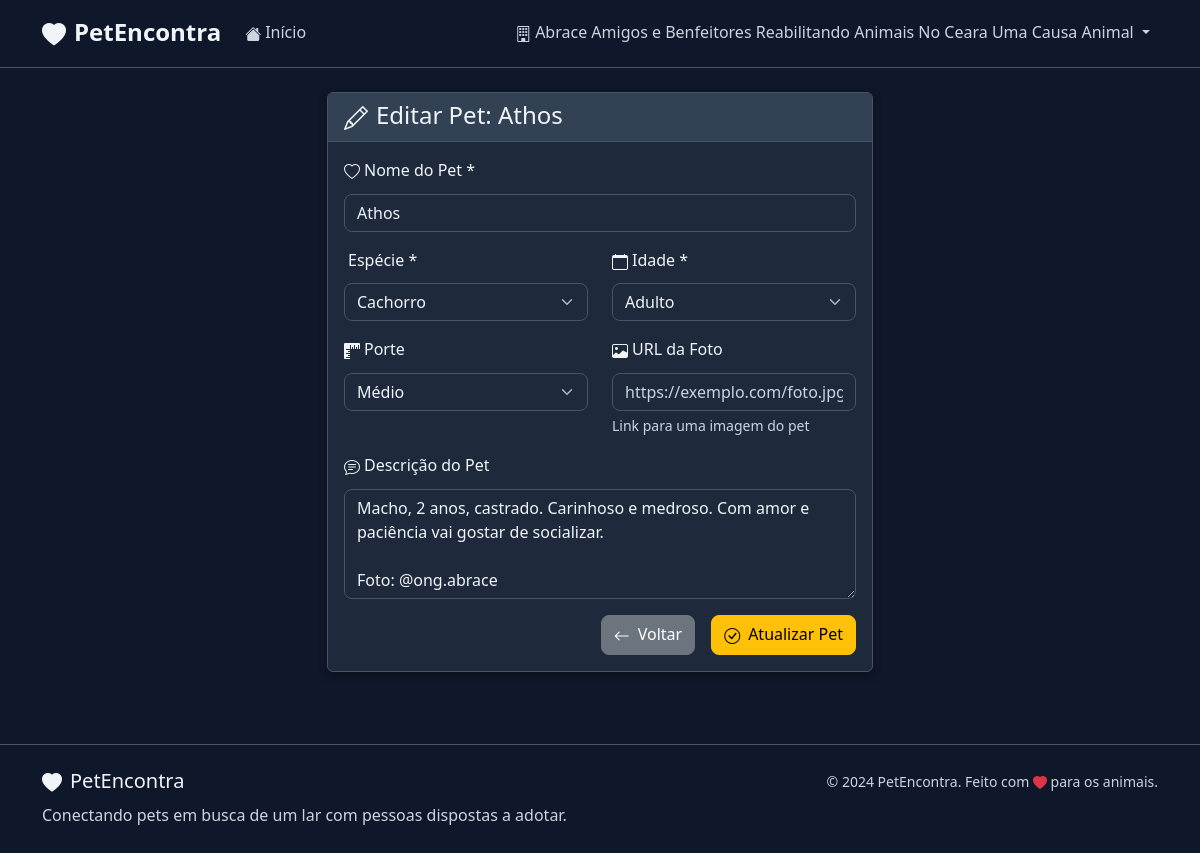
/ong/editar-pet/8 (signed in), run on the app's committed database.
### models.py (models this page shows, shortened)
class Ong(UserMixin, db.Model):
    id = db.Column(db.Integer, primary_key=True)
    tipo_pessoa = db.Column(db.String(2), nullable=False, default='PJ')  # 'PF' ou 'PJ'
    nome = db.Column(db.String(100), nullable=False)
    cnpj = db.Column(db.String(18), unique=True, nullable=True)  # Pode ser CPF ou CNPJ
    cpf = db.Column(db.String(14), unique=True, nullable=True)  # Para pessoa física
    email = db.Column(db.String(120), unique=True, nullable=False)
    senha_hash = db.Column(db.String(128), nullable=False)
    endereco = db.Column(db.String(200))
    cidade = db.Column(db.String(100))
    cep = db.Column(db.String(8))
    telefone = db.Column(db.String(15))
    latitude = db.Column(db.Float)
    longitude = db.Column(db.Float)
    data_cadastro = db.Column(db.DateTime, default=datetime.utcnow)
    pets = db.relationship('Pet', backref='ong', lazy=True, cascade='all, delete-orphan')

class Pet(db.Model):
    ESPECIES = ['Cachorro', 'Gato']
    IDADES = ['Filhote', 'Adulto']
    PORTES = ['Pequeno', 'Médio', 'Grande']
    id = db.Column(db.Integer, primary_key=True)
    nome = db.Column(db.String(100), nullable=False)
    especie = db.Column(db.String(20), nullable=False)
    idade = db.Column(db.String(20), nullable=False)
    porte = db.Column(db.String(20))
    descricao = db.Column(db.Text)
    foto_url = db.Column(db.String(200))
    data_cadastro = db.Column(db.DateTime, default=datetime.utcnow)
    adotado = db.Column(db.Boolean, default=False)
    ong_id = db.Column(db.Integer, db.ForeignKey('ong.id'), nullable=False)
    @staticmethod
    def get_especies():
        return Pet.ESPECIES
    @staticmethod
    def get_idades():
        return Pet.IDADES
    @staticmethod
    def get_portes():
        return Pet.PORTES

### app.py (the view, shortened to what this page needs)
@app.route('/ong/editar-pet/<int:pet_id>', methods=['GET', 'POST'])
@login_required
def editar_pet(pet_id):
    pet = Pet.query.get_or_404(pet_id)
    if pet.ong_id != current_user.id:
        flash('Você não tem permissão para editar este pet!', 'error')
        return redirect(url_for('ong_painel'))
    return render_template('editar_pet.html',
                         pet=pet,
                         especies=Pet.get_especies(),
                         idades=Pet.get_idades(),
                         portes=Pet.get_portes())

### app.py (called while the page is built)
@login_manager.user_loader
def load_user(user_id):
    return Ong.query.get(int(user_id))

### templates/editar_pet.html (shortened to what this page needs)
{% extends "base.html" %}
{% block content %}
<div class="container" style="background-color: var(--bg-primary);">
    <div class="row justify-content-center">
        <div class="col-md-8 col-lg-6">
            <div class="card shadow">
                <div class="card-header">
                    <h4 class="mb-0">
                        <i class="bi bi-pencil me-2"></i>Editar Pet: {{ pet.nome }}
                    </h4>
                </div>
                <div class="card-body">
                    <form method="POST">
                        <div class="row">
                            <div class="col-12 mb-3">
                                <label for="nome" class="form-label">
                                    <i class="bi bi-heart me-1"></i>Nome do Pet *
                                </label>
                                <input type="text" class="form-control" id="nome" name="nome"
                                       value="{{ pet.nome }}" required>
                            </div>
                            <div class="col-md-6 mb-3">
                                <label for="especie" class="form-label">
                                    <i class="bi bi-{{ 'dog' if pet.especie == 'Cachorro' else 'cat' }} me-1"></i>Espécie *
                                </label>
                                <select class="form-select" id="especie" name="especie" required>
                                    {% for especie in especies %}
                                        <option value="{{ especie }}" {% if pet.especie == especie %}selected{% endif %}>
                                            {{ especie }}
                                        </option>
                                    {% endfor %}
                                </select>
                            </div>
                            <div class="col-md-6 mb-3">
                                <label for="idade" class="form-label">
                                    <i class="bi bi-calendar me-1"></i>Idade *
                                </label>
                                <select class="form-select" id="idade" name="idade" required>
                                    {% for idade in idades %}
                                        <option value="{{ idade }}" {% if pet.idade == idade %}selected{% endif %}>
                                            {{ idade }}
                                        </option>
                                    {% endfor %}
                                </select>
                            </div>
                            <div class="col-md-6 mb-3">
                                <label for="porte" class="form-label">
                                    <i class="bi bi-rulers me-1"></i>Porte
                                </label>
                                <select class="form-select" id="porte" name="porte">
                                    {% for porte in portes %}
                                        <option value="{{ porte }}" {% if pet.porte == porte %}selected{% endif %}>
                                            {{ porte }}
                                        </option>
                                    {% endfor %}
                                </select>
                            </div>
                            <div class="col-md-6 mb-3">
                                <label for="foto_url" class="form-label">
                                    <i class="bi bi-image me-1"></i>URL da Foto
                                </label>
                                <input type="url" class="form-control" id="foto_url" name="foto_url"
                                       value="{{ pet.foto_url or '' }}"
                                       placeholder="https://exemplo.com/foto.jpg">
                                <div class="form-text">Link para uma imagem do pet</div>
                            </div>
                            <div class="col-12 mb-3">
                                <label for="descricao" class="form-label">
                                    <i class="bi bi-chat-text me-1"></i>Descrição do Pet
                                </label>
                                <textarea class="form-control" id="descricao" name="descricao" rows="4"
                                          placeholder="Conte um pouco sobre o pet: personalidade, comportamento, cuidados especiais...">{{ pet.descricao or '' }}</textarea>
                            </div>
                        </div>
                        <div class="d-grid gap-2 d-md-flex justify-content-md-end">
                            <a href="{{ url_for('ong_painel') }}" class="btn btn-secondary me-md-2">
                                <i class="bi bi-arrow-left me-2"></i>Voltar
                            </a>
                            <button type="submit" class="btn btn-warning">
                                <i class="bi bi-check-circle me-2"></i>Atualizar Pet
                            </button>
                        </div>
                    </form>
                </div>
            </div>
        </div>
    </div>
</div>
{% endblock %}

### templates/base.html (shortened to what this page needs)
<!DOCTYPE html>
<html lang="pt-BR">
<head>
    <link href="https://cdn.jsdelivr.net/npm/bootstrap@5.3.0/dist/css/bootstrap.min.css" rel="stylesheet">
    <link href="https://cdn.jsdelivr.net/npm/bootstrap-dark-5@1.1.3/dist/css/bootstrap-dark.min.css" rel="stylesheet">
    <link rel="stylesheet" href="https://cdn.jsdelivr.net/npm/bootstrap-icons@1.10.0/font/bootstrap-icons.css">
    <link rel="stylesheet" href="{{ url_for('static', filename='css/style.css') }}">
</head>
<body data-bs-theme="dark">
    <nav class="navbar navbar-expand-lg navbar-dark">
        <div class="container">
            <a class="navbar-brand" href="{{ url_for('index') }}">
                <i class="bi bi-heart-fill me-2"></i>PetEncontra
            </a>
            <div class="collapse navbar-collapse" id="navbarNav">
                <ul class="navbar-nav me-auto">
                    <li class="nav-item">
                        <a class="nav-link" href="{{ url_for('index') }}">
                            <i class="bi bi-house-fill me-1"></i>Início
                        </a>
                    </li>
                </ul>
                <ul class="navbar-nav">
                    {% if current_user.is_authenticated %}
                        <li class="nav-item dropdown">
                            <a class="nav-link dropdown-toggle" href="#" role="button" data-bs-toggle="dropdown">
                                <i class="bi bi-building me-1"></i>{{ current_user.nome }}
                            </a>
                        </li>
                    {% endif %}
                </ul>
            </div>
        </div>
    </nav>
    <main class="container-fluid py-4" style="background-color: var(--bg-primary);">
        {% block content %}{% endblock %}
    </main>
    <footer class="py-4 mt-5">
        <div class="container">
            <div class="row">
                <div class="col-md-6">
                    <h5><i class="bi bi-heart-fill me-2"></i>PetEncontra</h5>
                    <p class="mb-0">Conectando pets em busca de um lar com pessoas dispostas a adotar.</p>
                </div>
                <div class="col-md-6 text-md-end">
                    <p class="mb-0">
                        <small>&copy; 2024 PetEncontra. Feito com <i class="bi bi-heart-fill text-danger"></i> para os animais.</small>
                    </p>
                </div>
            </div>
        </div>
    </footer>
</body>
</html>

### static/css/style.css (style rules this page uses)
:root { --primary-color: #6366f1; --secondary-color: #64748b; --success-color: #10b981; --danger-color: #ef4444; --warning-color: #f59e0b; --info-color: #06b6d4; --light-color: #1e293b; --dark-color: #f1f5f9; --bg-primary: #0f172a; --bg-secondary: #1e293b; --bg-tertiary: #334155; --text-primary: #f1f5f9; --text-secondary: #cbd5e1; --border-color: #475569; }
body { font-family: 'Segoe UI', Tahoma, Geneva, Verdana, sans-serif; line-height: 1.6; color: var(--text-primary); background-color: var(--bg-primary); min-height: 100vh; }
.container, .container-fluid { background-color: transparent; }
main { background-color: transparent; }
.btn { border-radius: 8px; font-weight: 500; transition: all 0.3s ease; }
.navbar { background-color: var(--bg-primary) !important; border-bottom: 1px solid var(--border-color); }
.navbar-brand { font-weight: 700; font-size: 1.5rem; color: var(--text-primary) !important; }
.navbar-nav .nav-link { font-weight: 500; transition: color 0.3s ease; color: var(--text-secondary) !important; }
footer { margin-top: auto; background-color: var(--bg-primary) !important; border-top: 1px solid var(--border-color); }
footer h5 { color: var(--text-primary); }
footer p { color: var(--text-secondary); }
.form-control, .form-select { border-radius: 8px; border: 1px solid var(--border-color); background-color: var(--bg-secondary); color: var(--text-primary); transition: border-color 0.3s ease, box-shadow 0.3s ease; }
.form-control::placeholder { color: var(--text-secondary); }
.form-label { color: var(--text-primary); }
.form-text { color: var(--text-secondary); }
.card { background-color: var(--bg-secondary); border: 1px solid var(--border-color); color: var(--text-primary); box-shadow: 0 2px 4px rgba(0, 0, 0, 0.2); }
.card.shadow { box-shadow: 0 4px 8px rgba(0, 0, 0, 0.3) !important; }
.card-header { background-color: var(--bg-tertiary); border-bottom: 1px solid var(--border-color); color: var(--text-primary); }
.card-header h3, .card-header h4, .card-header h5 { color: var(--text-primary); margin: 0; }
.card-body { color: var(--text-primary); }
.bi { vertical-align: -0.125em; }
a { text-decoration: none; transition: color 0.3s ease; }

### data on the page
Ong: nome "Abrace Amigos e Benfeitores Reabilitando Animais No Ceara Uma Causa Animal"
Pet: nome "Athos", especie "Cachorro", idade "Adulto", porte "Médio", descricao "Macho, 2 anos, castrado. Carinhoso e medroso. Com amor e paciência vai gostar de socializar. Foto: @ong.abrace"
